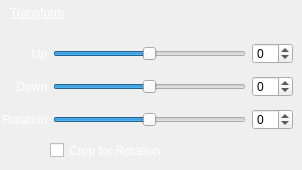
            <widget class="QWidget" name="TransformWidget" native="true">
             <property name="sizePolicy">
              <sizepolicy hsizetype="Fixed" vsizetype="Fixed">
               <horstretch>0</horstretch>
               <verstretch>0</verstretch>
              </sizepolicy>
             </property>
             <property name="minimumSize">
              <size>
               <width>300</width>
               <height>170</height>
              </size>
             </property>
             <widget class="QLabel" name="label_7">
              <property name="geometry">
               <rect>
                <x>10</x>
                <y>-3</y>
                <width>131</width>
                <height>31</height>
               </rect>
              </property>
              <property name="styleSheet">
               <string notr="true">font: 75 13pt &quot;Calibri&quot;;
text-decoration: underline;
color: rgb(255, 255, 255);</string>
              </property>
              <property name="text">
               <string>Transform</string>
              </property>
             </widget>
             <widget class="QCheckBox" name="rotate_crop">
              <property name="geometry">
               <rect>
                <x>50</x>
                <y>140</y>
                <width>241</width>
                <height>21</height>
               </rect>
              </property>
              <property name="styleSheet">
               <string notr="true">font: 11pt &quot;Calibri&quot;;
color: rgb(255, 255, 255);</string>
              </property>
              <property name="text">
               <string>Crop for Rotation</string>
              </property>
             </widget>
             <widget class="QWidget" name="layoutWidget4">
              <property name="geometry">
               <rect>
                <x>2</x>
                <y>37</y>
                <width>291</width>
                <height>101</height>
               </rect>
              </property>
              <layout class="QGridLayout" name="gridLayout_3" rowstretch="1,1,1" columnstretch="3,13,1">
               <item row="0" column="0">
                <widget class="QLabel" name="label_11">
                 <property name="styleSheet">
                  <string notr="true">font: 10pt &quot;Calibri&quot;;
color: rgb(255, 255, 255);</string>
                 </property>
                 <property name="text">
                  <string>Up</string>
                 </property>
                 <property name="alignment">
                  <set>Qt::AlignRight|Qt::AlignTrailing|Qt::AlignVCenter</set>
                 </property>
                </widget>
               </item>
               <item row="0" column="1">
                <widget class="QSlider" name="geometry">
                 <property name="minimum">
                  <number>-50</number>
                 </property>
                 <property name="maximum">
                  <number>50</number>
                 </property>
                 <property name="orientation">
                  <enum>Qt::Horizontal</enum>
                 </property>
                 <property name="tickPosition">
                  <enum>QSlider::NoTicks</enum>
                 </property>
                </widget>
               </item>
               <item row="0" column="2">
                <widget class="QSpinBox" name="spinBox_11">
                 <property name="sizePolicy">
                  <sizepolicy hsizetype="Fixed" vsizetype="Fixed">
                   <horstretch>0</horstretch>
                   <verstretch>0</verstretch>
                  </sizepolicy>
                 </property>
                 <property name="minimumSize">
                  <size>
                   <width>41</width>
                   <height>21</height>
                  </size>
                 </property>
                 <property name="maximumSize">
                  <size>
                   <width>41</width>
                   <height>21</height>
                  </size>
                 </property>
                 <property name="baseSize">
                  <size>
                   <width>41</width>
                   <height>21</height>
                  </size>
                 </property>
                 <property name="minimum">
                  <number>-100</number>
                 </property>
                 <property name="maximum">
                  <number>100</number>
                 </property>
                 <property name="value">
                  <number>0</number>
                 </property>
                </widget>
               </item>
               <item row="1" column="0">
                <widget class="QLabel" name="label_12">
                 <property name="styleSheet">
                  <string notr="true">font: 10pt &quot;Calibri&quot;;
color: rgb(255, 255, 255);</string>
                 </property>
                 <property name="text">
                  <string>Down</string>
                 </property>
                 <property name="alignment">
                  <set>Qt::AlignRight|Qt::AlignTrailing|Qt::AlignVCenter</set>
                 </property>
                </widget>
               </item>
               <item row="1" column="1">
                <widget class="QSlider" name="geometric_below">
                 <property name="minimum">
                  <number>-50</number>
                 </property>
                 <property name="maximum">
                  <number>50</number>
                 </property>
                 <property name="orientation">
                  <enum>Qt::Horizontal</enum>
                 </property>
                 <property name="tickPosition">
                  <enum>QSlider::NoTicks</enum>
                 </property>
                </widget>
               </item>
               <item row="1" column="2">
                <widget class="QSpinBox" name="spinBox_12">
                 <property name="sizePolicy">
                  <sizepolicy hsizetype="Fixed" vsizetype="Fixed">
                   <horstretch>0</horstretch>
                   <verstretch>0</verstretch>
                  </sizepolicy>
                 </property>
                 <property name="minimumSize">
                  <size>
                   <width>41</width>
                   <height>21</height>
                  </size>
                 </property>
                 <property name="maximumSize">
                  <size>
                   <width>41</width>
                   <height>21</height>
                  </size>
                 </property>
                 <property name="baseSize">
                  <size>
                   <width>41</width>
                   <height>21</height>
                  </size>
                 </property>
                 <property name="minimum">
                  <number>-100</number>
                 </property>
                 <property name="maximum">
                  <number>100</number>
                 </property>
                 <property name="value">
                  <number>0</number>
                 </property>
                </widget>
               </item>
               <item row="2" column="0">
                <widget class="QLabel" name="label_23">
                 <property name="styleSheet">
                  <string notr="true">font: 10pt &quot;Calibri&quot;;
color: rgb(255, 255, 255);</string>
                 </property>
                 <property name="text">
                  <string>Rotation</string>
                 </property>
                 <property name="alignment">
                  <set>Qt::AlignRight|Qt::AlignTrailing|Qt::AlignVCenter</set>
                 </property>
                </widget>
               </item>
               <item row="2" column="1">
                <widget class="QSlider" name="rotation">
                 <property name="minimum">
                  <number>-50</number>
                 </property>
                 <property name="maximum">
                  <number>50</number>
                 </property>
                 <property name="orientation">
                  <enum>Qt::Horizontal</enum>
                 </property>
                </widget>
               </item>
               <item row="2" column="2">
                <widget class="QSpinBox" name="spinBox_13">
                 <property name="sizePolicy">
                  <sizepolicy hsizetype="Fixed" vsizetype="Fixed">
                   <horstretch>0</horstretch>
                   <verstretch>0</verstretch>
                  </sizepolicy>
                 </property>
                 <property name="minimumSize">
                  <size>
                   <width>41</width>
                   <height>21</height>
                  </size>
                 </property>
                 <property name="maximumSize">
                  <size>
                   <width>41</width>
                   <height>21</height>
                  </size>
                 </property>
                 <property name="baseSize">
                  <size>
                   <width>41</width>
                   <height>21</height>
                  </size>
                 </property>
                 <property name="minimum">
                  <number>-100</number>
                 </property>
                 <property name="maximum">
                  <number>100</number>
                 </property>
                 <property name="value">
                  <number>0</number>
                 </property>
                </widget>
               </item>
              </layout>
             </widget>
            </widget>
